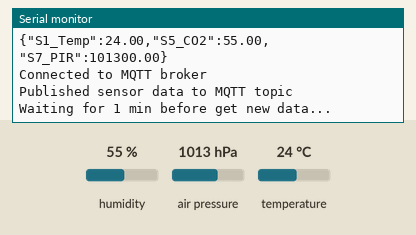
Simulated run of this sketch. Board: ESP32. Parts: the last lines printed to the serial monitor. Inputs (shaded band) come from the test bench; at power-on: humidity 55 %, air pressure 1013 hPa, temperature 24 °C. WiFi joins after 1.5 s; servers stay silent unless stated; no MQTT or app messages arrive unless stated.

Above: at 3.2 s.
3.3 s: humidity set to 22 %
At 9.0 s:
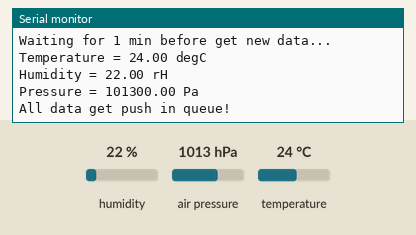
10.1 s: air pressure set to 952 hPa
At 16.5 s:
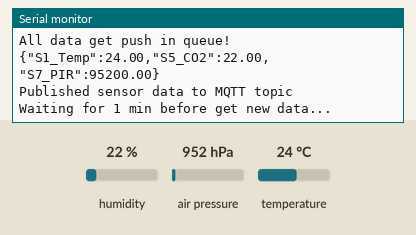
16.9 s: temperature set to 12 °C
At 22.0 s:
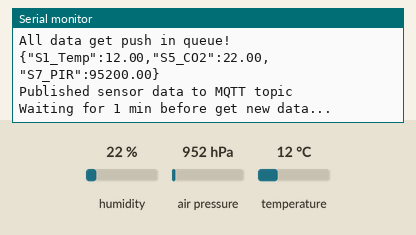

Measured:
- after the input at 3.3 s, the serial monitor: prints a new line after 4.9 s (image 1)
- after the input at 10.1 s, the serial monitor: prints a new line after 4.2 s (image 2)
- after the input at 16.9 s, the serial monitor: prints a new line after 3.4 s (image 3)

The sketch:

marwin_project2.ino
```cpp
#include <Wire.h>
#include <Adafruit_BMP280.h>
#include <Adafruit_SHT4x.h>
#include <WiFi.h>
#include <PubSubClient.h>
#include <queue>

const char* ssid = "Infinix NOTE 12";
const char* password = "555eieihehe";

const int SCLpin = 40;
const int SDApin = 41;

Adafruit_SHT4x sth;
Adafruit_BMP280 bmp;

const char* mqtt_server = "192.168.176.194";
const int mqtt_port = 1883;
const char* mqtt_clientId = "MzE2NDU4NjU1MTIxMjE2MzcxNDc2NzA5ODgxODg2MTQ2NTG"; // Client ID
const char* mqtt_username = "MWN";   // Token
const char* mqtt_password = "6430321021";   // Secret
const char* mqtt_topic = "@msg/data";         // Topic

TaskHandle_t GetDataHandle;
TaskHandle_t PublishDataHandle;

sensors_event_t humidity, temp;

struct SensorData {
  float temperature;
  float humidity;
  float pressure;
};

// MQTT client
WiFiClient espClient;
PubSubClient mqttClient(espClient);

std::queue<SensorData> sensorDataQueue;
SemaphoreHandle_t dataQueueSemaphore;

void GetData(void * parameter) {
  for (;;) {
    sth.getEvent(&humidity, &temp);

    // Create a SensorData object and populate it with sensor data
    SensorData newData;
    newData.temperature = temp.temperature;
    newData.humidity = humidity.relative_humidity;
    newData.pressure = bmp.readPressure();

    Serial.print(F("Temperature = "));
    Serial.print(newData.temperature);
    Serial.println(" degC");
    Serial.print(F("Humidity = "));
    Serial.print(newData.humidity);
    Serial.println(" rH");
    Serial.print(F("Pressure = "));
    Serial.print(newData.pressure);
    Serial.println(" Pa");


    // Put the sensor data into the queue
    xSemaphoreTake(dataQueueSemaphore, portMAX_DELAY);
    sensorDataQueue.push(newData);
    xSemaphoreGive(dataQueueSemaphore);
    Serial.println("All data get push in queue!");

    // Delay for 1 minute before reading sensor data again
    vTaskDelay(pdMS_TO_TICKS(6000)); // 1 minute delay
  }
}

void PublishData(void * parameter) {
  for (;;) {
    if (!sensorDataQueue.empty()) {
      // Retrieve sensor data from the front of the queue
      xSemaphoreTake(dataQueueSemaphore, portMAX_DELAY);
      SensorData data = sensorDataQueue.front();
      sensorDataQueue.pop();
      xSemaphoreGive(dataQueueSemaphore);

      // Format sensor data into JSON form
      String payload = "{\"S1_Temp\":" + String(data.temperature) + ",\"S5_CO2\":" + String(data.humidity) + ",\"S7_PIR\":" + String(data.pressure) + "}";
      Serial.println(payload);
      // Connect to MQTT
      if (!mqttClient.connected()) {
        mqttClient.setServer(mqtt_server, mqtt_port);
        if (mqttClient.connect(mqtt_clientId, mqtt_username, mqtt_password)) {
          Serial.println("Connected to MQTT broker");
        } else {
          Serial.println("Failed to connect to MQTT broker");
          vTaskDelay(pdMS_TO_TICKS(5000)); // Wait for 5 seconds before retry
          continue;
        }
      }

      // Publish sensor data to MQTT topic
      mqttClient.publish(mqtt_topic, payload.c_str());
      Serial.println("Published sensor data to MQTT topic");
      Serial.println("Waiting for 1 min before get new data...\n");

      // Delay for 1 second before publishing the next data
      vTaskDelay(pdMS_TO_TICKS(1000)); // 1 second delay
    } else {
      // If the queue is empty, wait for 1 second before checking again
      vTaskDelay(pdMS_TO_TICKS(1000)); // 1 second delay
    }
  }
}

void setup() {
  Serial.begin(115200);
  WiFi.begin(ssid, password);

  while (WiFi.status() != WL_CONNECTED) {
    delay(1000);
    Serial.println("Connecting to WiFi...");
  }

  Serial.println("Connected to WiFi");

  Wire.begin(SDApin, SCLpin);

  if (sth.begin()) {
    Serial.println("STH4x sensor ready!");
  }
  else{
    Serial.println("STH4x NOT FOUND!");
    while(1);}

  if (bmp.begin(0x76)) {
    Serial.println("BMP280 sensor ready!");
  }
  else{Serial.println("BMP280 NOT FOUND!");}

  // Initialize semaphore
  dataQueueSemaphore = xSemaphoreCreateMutex();

  xTaskCreate(GetData, "Get Data Task", 4096, NULL, 1, &GetDataHandle);

  xTaskCreate(PublishData, "Publish Data Task", 4096, NULL, 2, &PublishDataHandle);

}

void loop(){

}
```
